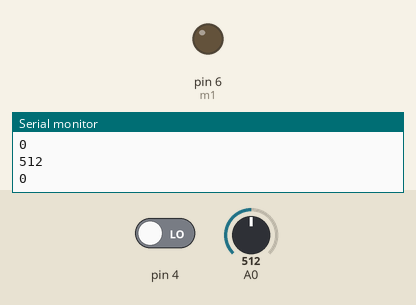
Simulated run of this sketch. Board: Arduino Uno, built with avr-gcc and run on an emulated ATmega328P. On the bench: output pins drawn as LEDs (lit = HIGH), the last lines printed to the serial monitor. The inputs (shaded band) are chosen by the test bench; at power-on: pin 4 LOW, A0 = 512.

Above: at 1.8 s.
1.9 s: pin 4 driven HIGH
At 4.0 s:
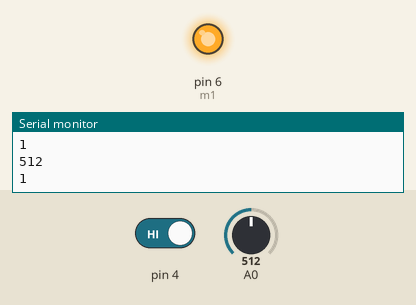
4.5 s: pin 4 driven LOW
At 6.3 s:
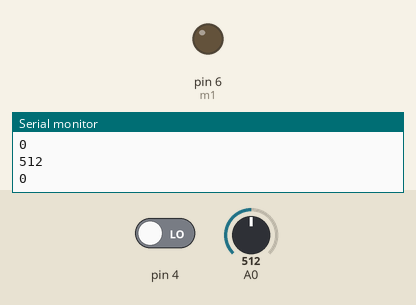
Timing chart, 0 to 7.8 s (numbered marks = the images above; inputs shaded):
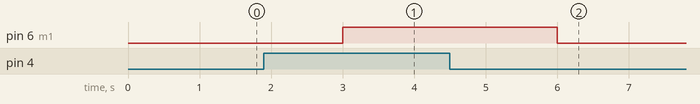

The sketch:

moisture.ino
```cpp
int ar;
int dr;
int m1 = 6;
int val;
void setup() {
 pinMode(A0,INPUT);
 pinMode(4,INPUT);
 pinMode(m1,OUTPUT);

 Serial.begin(9600);

}

void loop() {
ar=analogRead(A0);
dr = digitalRead(4);
Serial.println(ar);
Serial.println(dr);
delay(1000);
//float per = (ar * 100./1023.);
//float mper = 100. - per ;
//Serial.println(mper);
//delay(500);
if(dr == 1){
  digitalWrite(m1,1);
  }
 else
 {
  digitalWrite(m1,0);
  }

}
```

Measured:
- after the input at 1.9 s, pin 6 (m1): LOW → HIGH after 1.1 s
- after the input at 4.5 s, pin 6 (m1): HIGH → LOW after 1.5 s
